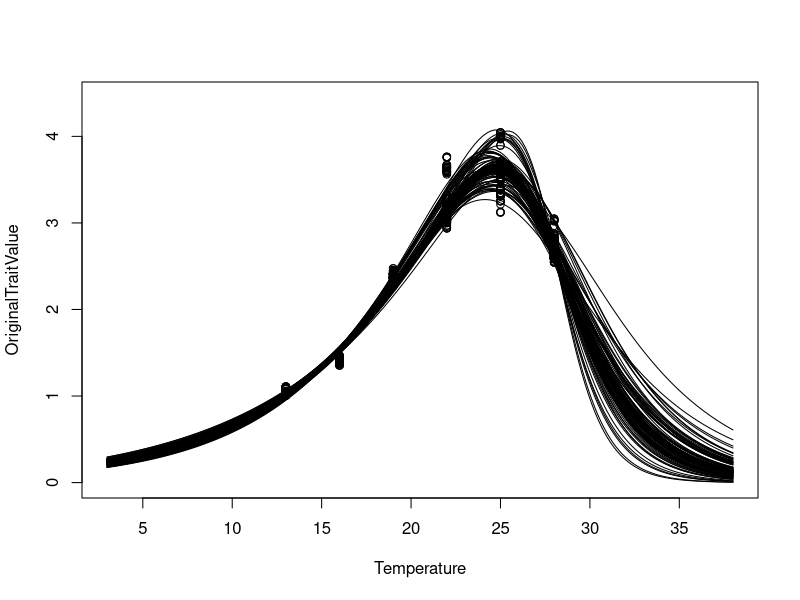
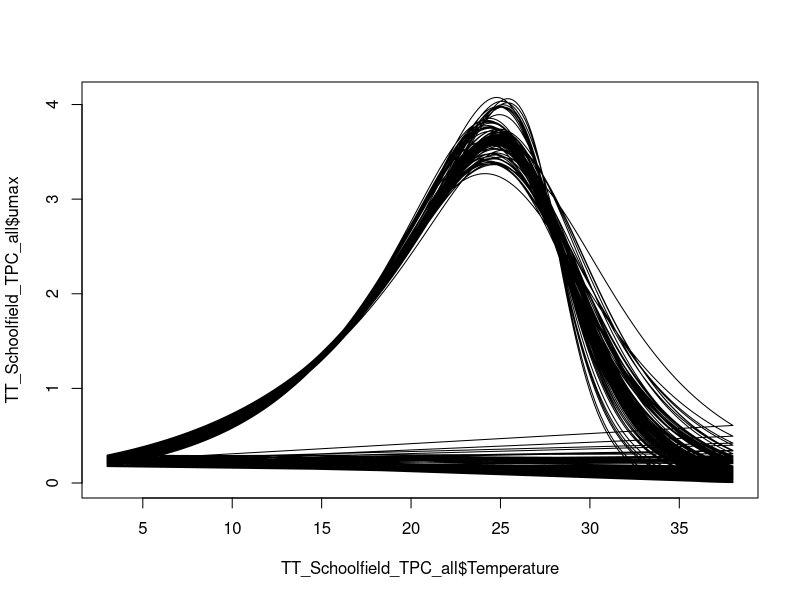

The R source for these figures, in order:
#goal: fit Schoolfield TPC to umax data from 2015 
#to get an estimate of umax for 200 temps between 3 and 38, 100 runs from 4 species
#currently just TT

library(tidyverse)
library(broom)
library(minpack.lm)
library(purrr)
library(stringr)

#read in data
TT_ks_umax<-cbind(read_csv("data-processed/TT_ks_umax_boot.csv"), Species="TT")
CS_ks_umax<-cbind(read_csv("data-processed/CS_ks_umax_boot.csv"), Species="CS")
AC_ks_umax<-cbind(read_csv("data-processed/AC_ks_umax_boot.csv"), Species="AC")
CH_ks_umax<-cbind(read_csv("data-processed/CH_ks_umax_boot.csv"), Species="CH")
all_ks_umax<-rbind(TT_ks_umax, CS_ks_umax, AC_ks_umax, CH_ks_umax)
all_umax<- all_ks_umax %>%
  filter(term=="umax") 


# get data in order -------------------------------------------------------
#make a subset of first run, all temperatures, change temp to Kelvins
current_dataset <- all_umax %>% 
  rename(umax=estimate) %>%
  filter(run==1, Species=="TT") %>%
  select(umax, Temperature) %>% 
  mutate(K = Temperature + 273.15) %>% 
  rename(OriginalTraitValue = umax) %>% 
  select(-Temperature)
current_dataset$OriginalTraitValue[current_dataset$OriginalTraitValue == 0] <- 1 #change zeros to 1s

## If there are negative values, substract the minimum value
MinVal <- NA
if (min(current_dataset$OriginalTraitValue)<=0){
  MinVal <- min(current_dataset$OriginalTraitValue)
  current_dataset$OriginalTraitValue <-current_dataset$OriginalTraitValue - MinVal
  current_dataset <-current_dataset[-which(current_dataset$OriginalTraitValue==0),]}



#### assign Tref as GlobalEnv
# T_ref is the standardization temperature (in K). 
# This needs to be any value below the peak of the curve.
assign("Tref", 285.15, envir = .GlobalEnv) 



# Estimate STARTING VALUES for the nls ------------------------------------

GetE <- function(tmp, rate, T.p, k=8.62e-5)
{
  # Estimate starting value for E, taking linear regression using the rise part
  # of the curve only.
  # ~~~ Parameters ~~~
  # tmp  : temperature data (in K).
  # rate : rate data corresponding to temperature above.
  # T.p  : temperature at which rate peaks, used as a cutoff point.
  # k    : Boltzmann constant.
  
  tmp.w <- which(tmp <= T.p)
  if (length(tmp.w) > 1)
  {
    m <- lm(log(rate[tmp.w]) ~ I(1 / (k * (tmp[tmp.w]))))
    return(abs(summary(m)$coefficients[2, 1]))
  } else
  {
    return(0.6)
  }
}

GetB0 <- function(tmp, rate)
{
  # Estimate starting value for the normalising constant.
  # ~~~ Parameters ~~~
  # tmp   : temperature data (in K).
  # rate  : rate data corresponding to temperature above.
  # T.ref : estimate normalising constant at this temperature (in K).
  
  if (min(tmp,na.rm=TRUE) > Tref)
  {
    return(log(min(rate[1],na.rm=TRUE)))
  } else
  {
    return(log(max(rate[which(tmp <= Tref)],na.rm=TRUE)))
  }
}


GetTpk <- function(tmp, rate)
{
  # Temperature at which the rate is maximised (estimate of T.peak).
  # ~~~ Parameters ~~~
  # tmp  : Temperature data (in K).
  # rate : Rate data corresponding to temperature above.
  
  return(max(tmp[which.max(rate)]))
}




# Schoolfield fitting -----------------------------------------------------

Schoolfield <- function(B0, E, E_D, T_h, temp) {
  
  # Boltzmann's constant. Units imply that E and E_D are in eV.
  k <- 8.62e-5
  
  # B0 is the normalization constant.    
  # E is the activation energy.
  # E_D is the de-activation energy.    
  # T_h is the temperature at which the rate-limiting enzyme 
  # is 50% active and 50% denatured due to high temperature.
  
  #     return(B0 - E/k * (1/temp - 1/Tref) - log(1 + exp((E_D/k) * (1/T_h - 1/temp)))) #Schoolfied model in original form (not with T_pk as an explicit parameter)
  
  return(B0 + log(exp((-E/k) * ((1/temp) - (1/Tref)))/(1 + (E/(E_D - E)) * exp(E_D/k * (1/T_h - 1/temp))))) ## T_pk as an explicit parameter. FITS BETTER
  
}


B0_sch <- c()
E_sch <- c()
E_D_sch <- c()	
T_h_sch <- c()
T_pk_sch <- c()
P_pk_sch <- c()
AIC_sch <- c()
r_sq_sch <- c()

T.h.st  <- GetTpk(tmp=current_dataset$K, rate=current_dataset$OriginalTraitValue)
E.st    <- GetE(tmp=current_dataset$K, rate=current_dataset$OriginalTraitValue, T.p=T.h.st)
B.st <- GetB0(tmp=current_dataset$K, rate=current_dataset$OriginalTraitValue)


#
#
#
#
#

# fitting schoolfield model to data-------------------------------------------------------------
#start with just TT for now but could do for each species as well
allruns_dataset <- all_umax %>% 
  rename(umax=estimate) %>%
  filter(Species=="TT") %>%
  select(umax, Temperature, run) %>% 
  mutate(K = Temperature + 273.15) %>% 
  rename(OriginalTraitValue = umax)

with(allruns_dataset, plot(OriginalTraitValue~Temperature, 
                           xlim=c(3, 38), ylim=c(0, max(OriginalTraitValue)*1.1)))

for(i in 1:100){
  current_dataset<- allruns_dataset %>%
  group_by(Temperature) %>%
  sample_n(., 1)

schoolfield_nls <- NA
schoolfield_nls <- nlsLM(
  log(OriginalTraitValue) ~ Schoolfield(B0, E, E_D, T_h, temp = K), 
  start=c(B0 = B.st, E = E.st, E_D = 4*E.st, T_h=T.h.st),
  lower=c(B0=-Inf,   E=0,    E.D=0, Th=0),
  upper=c(B0=Inf,    E=Inf,  E.D=Inf, Th=273.15+150),
  data=current_dataset, control=list(minFactor=1 / 2^16, maxiter=1024))

if(!is.na(schoolfield_nls[1])) 
{ 
  
  # Collect the parameter estimates by adding the currect estimate to the vector of previous estimates
  E_sch <- c(E_sch, coef(schoolfield_nls)["E"])
  E_D_sch <- c(E_D_sch, coef(schoolfield_nls)["E_D"])
  T_h_sch <- c(T_h_sch, coef(schoolfield_nls)["T_h"])
  AIC_sch<- c(AIC_sch, AIC(schoolfield_nls))
  
  # Calculate the R squared value as: 1 - (rss/tss)
  rss <- sum((exp(predict(schoolfield_nls)) - 
                current_dataset$OriginalTraitValue)^2, 
             na.rm = TRUE)
  tss <- sum(
    (current_dataset$OriginalTraitValue - 
       mean(current_dataset$OriginalTraitValue, na.rm = TRUE))^2, 
    na.rm = TRUE)
  
  if ( tss != 0 )
  {
    r_sq_sch <- c(r_sq_sch, 1 - (rss/tss))
  } else
  {
    r_sq_sch <- c(r_sq_sch, 1)
  }
  
  # Calculate the peak of the curve and its 
  # corresponding temperature value.
  curr_prediction <- predict(schoolfield_nls)
  for (j in 1:length(curr_prediction))
  {
    # If we found the maximum performance, exit the loop.
    if (curr_prediction[j] == max(curr_prediction))
    {
      break
    }
  }
  
  T_pk_sch <- c(T_pk_sch, current_dataset$K[j])
}	



##############################
# Plotting Schoolfield's fit #
##############################

# Create a name for the output file using:
#	- the original id number
#   - the species name
#   - the model
# 
# 
# Generate predictions from the model fit...
tmp_temps <- seq(3 + 273.15, 
                 38 + 273.15, length = 200)


tmp_model <- exp(Schoolfield(
  coef(schoolfield_nls)["B0"],
  coef(schoolfield_nls)["E"],
  coef(schoolfield_nls)["E_D"],
  coef(schoolfield_nls)["T_h"],
  tmp_temps
))

ModelToPlotS <- data.frame(
  Temperature = tmp_temps - 273.15, 
  TraitValue = tmp_model, run=i
)


# Prepare the data points of the original values.
DataToPlot <- data.frame(
  Temperature = current_dataset$K - 273.15, 
  TraitValue = current_dataset$OriginalTraitValue
)

with(ModelToPlotS, lines(TraitValue~Temperature))
with(DataToPlot, points(TraitValue~Temperature))

name<-data.frame(umax=ModelToPlotS$TraitValue, Temperature=ModelToPlotS$Temperature, run=i, Species="TT")
assign(paste("Schoolfield_TPC", i, "TT", sep ="_"), name)
}

# bind all of the objects that start with Schoolfield_TPC
TT_Schoolfield_TPC_all<-do.call("rbind", mget(ls(pattern="Schoolfield_TPC")))
dim(TT_Schoolfield_TPC_all)
head(TT_Schoolfield_TPC_all)
write_csv(TT_Schoolfield_TPC_all, "data-processed/TT_Schoolfield_TPC_all.csv")

plot(TT_Schoolfield_TPC_all$umax~TT_Schoolfield_TPC_all$Temperature, type="l")
